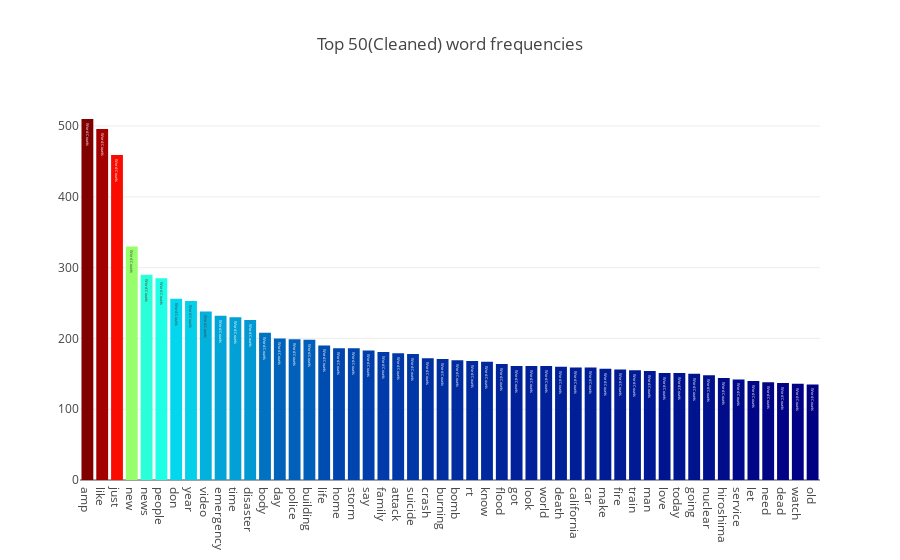

Notebook source saved alongside this figure:
### Code cell
feature_names = tf_vectorizer.get_feature_names()
count_vec = np.asarray(tf.sum(axis=0)).ravel()
zipped = list(zip(feature_names, count_vec))
x, y = (list(x) for x in zip(*sorted(zipped, key=lambda x: x[1], reverse=True)))

data = [go.Bar(
    x = x[0:50],
    y = y[0:50],
    marker = dict(colorscale='Jet', color = y[:50]),
    text = 'Word Counts'
)]

layout = go.Layout(
    title = "Top 50(Cleaned) word frequencies"
)

fig = go.Figure(data=data, layout=layout)

py.iplot(fig, filename='basic-bar')

### Figure 1 — Plotly figure (JSON) as saved in the notebook; plotly's stock layout.template omitted (floating-point values rounded to 4 significant figures)
{"data": [{"marker": {"color": [510, 496, 459, 330, 290, 285, 256, 253, 238, 232, 230, 226, 208, 200, 199, 198, 190, 186, 186, 183, 181, 179, 178, 172, 171, 169, 168, 167, 164, 161, 161, 161, 160, 159, 159, 157, 156, 155, 154, 151, 151, 150, 148, 144, 142, 140, 138, 137, 136, 135], "colorscale": "Jet"}, "text": "Word Counts", "type": "bar", "uid": "2c623a02-9a9c-4081-a203-40f62b1ddd14", "x": ["amp", "like", "just", "new", "news", "people", "don", "year", "video", "emergency", "time", "disaster", "body", "day", "police", "building", "life", "home", "storm", "say", "family", "attack", "suicide", "crash", "burning", "bomb", "rt", "know", "flood", "got", "look", "world", "death", "california", "car", "make", "fire", "train", "man", "love", "today", "going", "nuclear", "hiroshima", "service", "let", "need", "dead", "watch", "old"], "y": [510, 496, 459, 330, 290, 285, 256, 253, 238, 232, 230, 226, 208, 200, 199, 198, 190, 186, 186, 183, 181, 179, 178, 172, 171, 169, 168, 167, 164, 161, 161, 161, 160, 159, 159, 157, 156, 155, 154, 151, 151, 150, 148, 144, 142, 140, 138, 137, 136, 135]}], "layout": {"title": {"text": "Top 50(Cleaned) word frequencies"}}}
